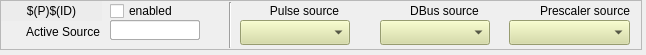
<?xml version="1.0" encoding="UTF-8"?>
<ui version="4.0">
 <class>Form</class>
 <widget class="QWidget" name="Form">
  <property name="geometry">
   <rect>
    <x>0</x>
    <y>0</y>
    <width>646</width>
    <height>55</height>
   </rect>
  </property>
  <property name="windowTitle">
   <string>Form</string>
  </property>
  <widget class="QFrame" name="frame">
   <property name="geometry">
    <rect>
     <x>0</x>
     <y>0</y>
     <width>642</width>
     <height>50</height>
    </rect>
   </property>
   <property name="frameShape">
    <enum>QFrame::StyledPanel</enum>
   </property>
   <property name="frameShadow">
    <enum>QFrame::Raised</enum>
   </property>
   <widget class="QLabel" name="label_14">
    <property name="geometry">
     <rect>
      <x>9</x>
      <y>22</y>
      <width>91</width>
      <height>20</height>
     </rect>
    </property>
    <property name="text">
     <string>Active Source</string>
    </property>
    <property name="alignment">
     <set>Qt::AlignRight|Qt::AlignTrailing|Qt::AlignVCenter</set>
    </property>
   </widget>
   <widget class="caMenu" name="camenu_2">
    <property name="geometry">
     <rect>
      <x>240</x>
      <y>20</y>
      <width>110</width>
      <height>25</height>
     </rect>
    </property>
    <property name="styleSheet">
     <string notr="true">background-color: rgb(212, 219, 157);</string>
    </property>
    <property name="channel" stdset="0">
     <string notr="true">$(EVR):$(P)$(ID)-Src-Pulse-SP</string>
    </property>
   </widget>
   <widget class="QLabel" name="label_16">
    <property name="geometry">
     <rect>
      <x>399</x>
      <y>1</y>
      <width>91</width>
      <height>20</height>
     </rect>
    </property>
    <property name="text">
     <string>DBus source</string>
    </property>
    <property name="alignment">
     <set>Qt::AlignCenter</set>
    </property>
   </widget>
   <widget class="QLabel" name="label_15">
    <property name="geometry">
     <rect>
      <x>259</x>
      <y>1</y>
      <width>91</width>
      <height>19</height>
     </rect>
    </property>
    <property name="text">
     <string>Pulse source</string>
    </property>
    <property name="alignment">
     <set>Qt::AlignCenter</set>
    </property>
   </widget>
   <widget class="QLabel" name="label_17">
    <property name="geometry">
     <rect>
      <x>530</x>
      <y>1</y>
      <width>110</width>
      <height>20</height>
     </rect>
    </property>
    <property name="text">
     <string>Prescaler source</string>
    </property>
    <property name="alignment">
     <set>Qt::AlignCenter</set>
    </property>
   </widget>
   <widget class="caMenu" name="camenu_3">
    <property name="geometry">
     <rect>
      <x>509</x>
      <y>20</y>
      <width>121</width>
      <height>25</height>
     </rect>
    </property>
    <property name="styleSheet">
     <string notr="true">background-color: rgb(212, 219, 157);</string>
    </property>
    <property name="channel" stdset="0">
     <string notr="true">$(EVR):$(P)$(ID)-Src-Scale-SP</string>
    </property>
   </widget>
   <widget class="caMenu" name="camenu_4">
    <property name="geometry">
     <rect>
      <x>380</x>
      <y>20</y>
      <width>110</width>
      <height>25</height>
     </rect>
    </property>
    <property name="styleSheet">
     <string notr="true">background-color: rgb(212, 219, 157);</string>
    </property>
    <property name="channel" stdset="0">
     <string notr="true">$(EVR):$(P)$(ID)-Src-DBus-SP</string>
    </property>
   </widget>
   <widget class="caToggleButton" name="catogglebutton">
    <property name="geometry">
     <rect>
      <x>110</x>
      <y>1</y>
      <width>91</width>
      <height>20</height>
     </rect>
    </property>
    <property name="text">
     <string>enabled</string>
    </property>
    <property name="channel" stdset="0">
     <string notr="true">$(EVR):$(P)$(ID)-Ena-SP</string>
    </property>
   </widget>
   <widget class="caLabel" name="calabel">
    <property name="geometry">
     <rect>
      <x>1</x>
      <y>1</y>
      <width>101</width>
      <height>20</height>
     </rect>
    </property>
    <property name="styleSheet">
     <string notr="true">background-color: rgb(236, 236, 236, 255);</string>
    </property>
    <property name="text">
     <string>$(P)$(ID)</string>
    </property>
    <property name="alignment">
     <set>Qt::AlignCenter</set>
    </property>
   </widget>
   <widget class="Line" name="line">
    <property name="geometry">
     <rect>
      <x>220</x>
      <y>2</y>
      <width>20</width>
      <height>46</height>
     </rect>
    </property>
    <property name="orientation">
     <enum>Qt::Vertical</enum>
    </property>
   </widget>
   <widget class="caFrame" name="caframe_dbus_2">
    <property name="geometry">
     <rect>
      <x>380</x>
      <y>1</y>
      <width>19</width>
      <height>19</height>
     </rect>
    </property>
    <property name="macro">
     <string notr="true">CHAN=$(EVR):$(P)$(ID)-Src-DBus-RB</string>
    </property>
    <property name="visibility">
     <enum>caFrame::Calc</enum>
    </property>
    <property name="visibilityCalc">
     <string notr="true">A=B&amp;&amp;A&lt;40&amp;&amp;A&gt;31</string>
    </property>
    <property name="channel" stdset="0">
     <string notr="true">$(EVR):$(P)$(ID)-Src-RB</string>
    </property>
    <property name="channelB">
     <string notr="true">$(EVR):$(P)$(ID)-Src-DBus-RB.RVAL</string>
    </property>
    <widget class="KLed" name="kled">
     <property name="geometry">
      <rect>
       <x>0</x>
       <y>1</y>
       <width>18</width>
       <height>18</height>
      </rect>
     </property>
    </widget>
   </widget>
   <widget class="caFrame" name="caframe_prescaler_2">
    <property name="geometry">
     <rect>
      <x>510</x>
      <y>1</y>
      <width>19</width>
      <height>19</height>
     </rect>
    </property>
    <property name="macro">
     <string notr="true">CHAN=$(EVR):$(P)$(ID)-Src-Scale-RB</string>
    </property>
    <property name="visibility">
     <enum>caFrame::Calc</enum>
    </property>
    <property name="visibilityCalc">
     <string notr="true">A=B&amp;&amp;A&gt;39</string>
    </property>
    <property name="channel" stdset="0">
     <string notr="true">$(EVR):$(P)$(ID)-Src-RB</string>
    </property>
    <property name="channelB">
     <string notr="true">$(EVR):$(P)$(ID)-Src-Scale-RB.RVAL</string>
    </property>
    <widget class="KLed" name="kled_2">
     <property name="geometry">
      <rect>
       <x>0</x>
       <y>1</y>
       <width>18</width>
       <height>18</height>
      </rect>
     </property>
    </widget>
   </widget>
   <widget class="caFrame" name="caframe_pulser_2">
    <property name="geometry">
     <rect>
      <x>240</x>
      <y>1</y>
      <width>19</width>
      <height>19</height>
     </rect>
    </property>
    <property name="macro">
     <string notr="true">CHAN=$(EVR):$(P)$(ID)-Src-Pulse-RB</string>
    </property>
    <property name="visibility">
     <enum>caFrame::Calc</enum>
    </property>
    <property name="visibilityCalc">
     <string notr="true">A=B&amp;&amp;A&lt;16</string>
    </property>
    <property name="channel" stdset="0">
     <string notr="true">$(EVR):$(P)$(ID)-Src-RB</string>
    </property>
    <property name="channelB">
     <string notr="true">$(EVR):$(P)$(ID)-Src-Pulse-RB.RVAL</string>
    </property>
    <widget class="KLed" name="kled_3">
     <property name="geometry">
      <rect>
       <x>0</x>
       <y>1</y>
       <width>18</width>
       <height>18</height>
      </rect>
     </property>
    </widget>
   </widget>
   <widget class="caFrame" name="caframe_pulser">
    <property name="geometry">
     <rect>
      <x>110</x>
      <y>20</y>
      <width>111</width>
      <height>21</height>
     </rect>
    </property>
    <property name="macro">
     <string notr="true">CHAN=$(EVR):$(P)$(ID)-Src-Pulse-RB</string>
    </property>
    <property name="visibility">
     <enum>caFrame::Calc</enum>
    </property>
    <property name="visibilityCalc">
     <string notr="true">A=B&amp;&amp;A&lt;16</string>
    </property>
    <property name="channel" stdset="0">
     <string notr="true">$(EVR):$(P)$(ID)-Src-RB</string>
    </property>
    <property name="channelB">
     <string notr="true">$(EVR):$(P)$(ID)-Src-Pulse-RB.RVAL</string>
    </property>
    <widget class="caLineEdit" name="calineedit_5">
     <property name="geometry">
      <rect>
       <x>0</x>
       <y>0</y>
       <width>90</width>
       <height>20</height>
      </rect>
     </property>
     <property name="channel" stdset="0">
      <string notr="true">$(CHAN)</string>
     </property>
    </widget>
   </widget>
   <widget class="caFrame" name="caframe_dbus">
    <property name="geometry">
     <rect>
      <x>110</x>
      <y>20</y>
      <width>111</width>
      <height>21</height>
     </rect>
    </property>
    <property name="macro">
     <string notr="true">CHAN=$(EVR):$(P)$(ID)-Src-DBus-RB</string>
    </property>
    <property name="visibility">
     <enum>caFrame::Calc</enum>
    </property>
    <property name="visibilityCalc">
     <string notr="true">A=B&amp;&amp;A&lt;40&amp;&amp;A&gt;31</string>
    </property>
    <property name="channel" stdset="0">
     <string notr="true">$(EVR):$(P)$(ID)-Src-RB</string>
    </property>
    <property name="channelB">
     <string notr="true">$(EVR):$(P)$(ID)-Src-DBus-RB.RVAL</string>
    </property>
    <widget class="caLineEdit" name="calineedit_2">
     <property name="geometry">
      <rect>
       <x>0</x>
       <y>0</y>
       <width>90</width>
       <height>20</height>
      </rect>
     </property>
     <property name="channel" stdset="0">
      <string notr="true">$(CHAN)</string>
     </property>
    </widget>
   </widget>
   <widget class="caFrame" name="caframe_prescaler">
    <property name="geometry">
     <rect>
      <x>110</x>
      <y>20</y>
      <width>111</width>
      <height>21</height>
     </rect>
    </property>
    <property name="macro">
     <string notr="true">CHAN=$(EVR):$(P)$(ID)-Src-Scale-RB</string>
    </property>
    <property name="visibility">
     <enum>caFrame::Calc</enum>
    </property>
    <property name="visibilityCalc">
     <string notr="true">A=B&amp;&amp;A&gt;39</string>
    </property>
    <property name="channel" stdset="0">
     <string notr="true">$(EVR):$(P)$(ID)-Src-RB</string>
    </property>
    <property name="channelB">
     <string notr="true">$(EVR):$(P)$(ID)-Src-Scale-RB.RVAL</string>
    </property>
    <widget class="caLineEdit" name="calineedit_4">
     <property name="geometry">
      <rect>
       <x>0</x>
       <y>0</y>
       <width>90</width>
       <height>20</height>
      </rect>
     </property>
     <property name="channel" stdset="0">
      <string notr="true">$(CHAN)</string>
     </property>
    </widget>
   </widget>
  </widget>
 </widget>
 <customwidgets>
  <customwidget>
   <class>KLed</class>
   <extends>QWidget</extends>
   <header>kled.h</header>
  </customwidget>
  <customwidget>
   <class>caMenu</class>
   <extends>QComboBox</extends>
   <header>caMenu</header>
  </customwidget>
  <customwidget>
   <class>caToggleButton</class>
   <extends>QCheckBox</extends>
   <header>caToggleButton</header>
  </customwidget>
  <customwidget>
   <class>caFrame</class>
   <extends>QFrame</extends>
   <header>caFrame</header>
   <container>1</container>
  </customwidget>
  <customwidget>
   <class>caLabel</class>
   <extends>QLabel</extends>
   <header>caLabel</header>
  </customwidget>
  <customwidget>
   <class>caLineEdit</class>
   <extends>QLineEdit</extends>
   <header>caLineEdit</header>
  </customwidget>
 </customwidgets>
 <resources/>
 <connections/>
</ui>
